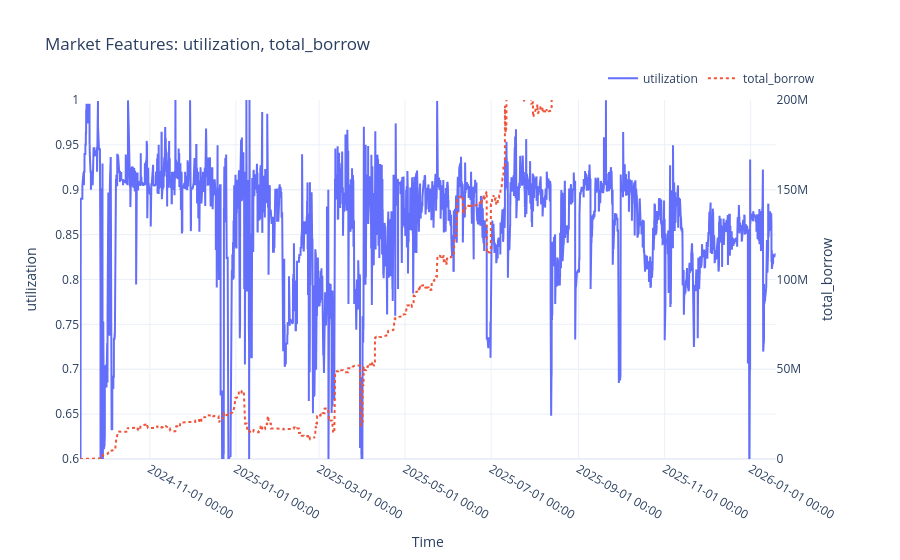

The code cell stored with this chart in its notebook:
### Code cell
plot_market_features(
    market_df,
    ["utilization", "total_borrow"],
    y_ranges={
        "total_supply": [0,200_000_000],
        "total_borrow": [0,200_000_000],
        "utilization": [0.6, 1]
    }
)

### Figure 1 — Plotly figure (JSON) as saved in the notebook; plotly's stock layout.template omitted (floating-point values rounded to 4 significant figures; data arrays with more than 128 entries replaced by an {"elided": "..."} marker saying what was removed)
{"data": [{"line": {"color": "#636EFA", "width": 2}, "mode": "lines", "name": "utilization", "type": "scatter", "x": {"elided": "11837 str values"}, "xaxis": "x", "y": {"elided": "11837 float values"}, "yaxis": "y"}, {"line": {"color": "#EF553B", "dash": "dot", "width": 2}, "mode": "lines", "name": "total_borrow", "type": "scatter", "x": {"elided": "11837 str values"}, "xaxis": "x", "y": {"elided": "11837 float values"}, "yaxis": "y2"}], "layout": {"hovermode": "x unified", "legend": {"orientation": "h", "x": 1, "xanchor": "right", "y": 1.02, "yanchor": "bottom"}, "title": {"text": "Market Features: utilization, total_borrow"}, "xaxis": {"anchor": "y", "domain": [0, 0.94], "tickformat": "%Y-%m-%d %H:%M", "title": {"text": "Time"}}, "yaxis": {"anchor": "x", "domain": [0, 1], "range": [0.6, 1], "title": {"text": "utilization"}}, "yaxis2": {"anchor": "x", "overlaying": "y", "range": [0, 200000000], "side": "right", "title": {"text": "total_borrow"}}}}
